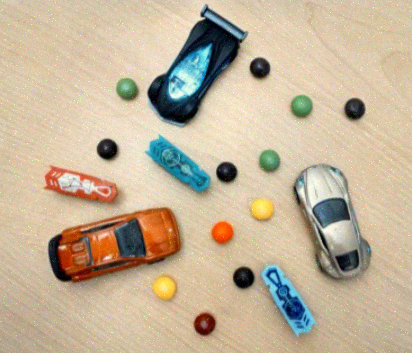
//> input picture data/jouets2.png, 412 x 353 px
$ ./ex-2-2   (built with g++ and OpenCV 4)
//> lines starting //> are read from the running program, lines starting //| are printed output that depends on the picture; after the words box and inside, x2 and y2 are one past the last pixel; in counts of white or black regions, pixels touching at a corner belong together
/**************************************
 ** OPENCV - EXERCICE 2.2 :          **
 ** D�limitation d'objets avec Canny **
 ** et recherche de contours         **
 **************************************/

#include <opencv2/opencv.hpp>
#include <opencv2/imgcodecs/imgcodecs.hpp>
#include <iostream>

using namespace cv;

int main(void)
{
  std::cout << "Exercice 2-2..." << std::endl;

  Mat m1, m2, m3, m4, m5, m6, m7;

  // Charge l'image
  m1 = imread("data/jouets2.png");
//> m1 is the input picture: 353 rows x 412 cols, CV_8UC3; mean B, G, R 153.7, 179.2, 195.6
  CV_Assert(m1.data != nullptr);
  const char * name_win = "Sc�ne";
  cv::namedWindow(name_win); cv::moveWindow(name_win, 50, 50); cv::imshow(name_win, m1);


  // A FAIRE : filtrer l'image pour diminuer le bruit
  medianBlur(m1, m2, 5);
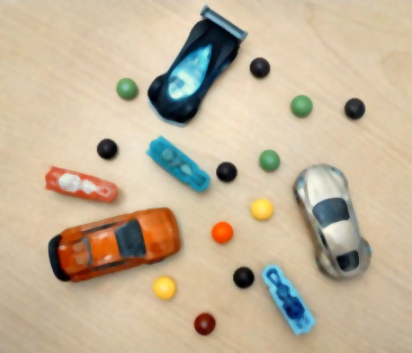
//> m2: 353 rows x 412 cols, CV_8UC3; mean B, G, R 153.4, 179, 195.5
  name_win = "Filtrage";
  cv::namedWindow(name_win); cv::moveWindow(name_win, 500, 50); cv::imshow(name_win, m2);

  // A FAIRE : op�rateur de Canny
  Canny(m2, m3, 50, 150);
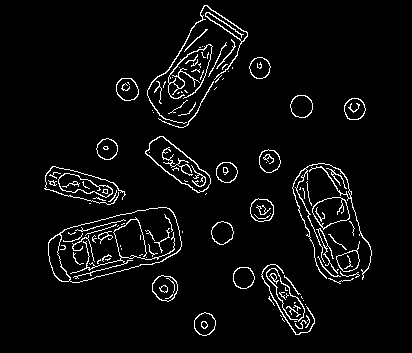
//> m3: 353 rows x 412 cols, CV_8UC1; 4.5% white in thin lines or dots, all inside (x1, y1, x2, y2) = (44, 5, 372, 336)
  name_win = "Canny";
  cv::namedWindow(name_win); cv::moveWindow(name_win, 950, 50); cv::imshow(name_win, m3);

  // A FAIRE : fermeture (utiliser un op�rateur morphologique)
  Mat kernel = getStructuringElement(MORPH_RECT, Size(3, 3));
  morphologyEx(m3, m4, MORPH_CLOSE, kernel);
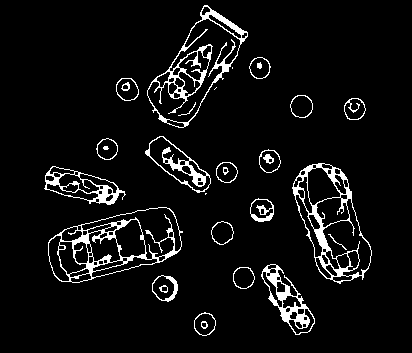
//> m4: 353 rows x 412 cols, CV_8UC1; 6.3% white; 30 white regions (4 under 20 px)
  name_win = "Fermeture";
  cv::namedWindow(name_win); cv::moveWindow(name_win, 1450, 50); cv::imshow(name_win, m4);

  // A FAIRE : recherche de contours
  std::vector<std::vector<Point> > contours;

  // Affichage des contours
  m7 = imread("data/jouets2.png");
  cv::findContours(m4, contours, CV_RETR_EXTERNAL, CV_CHAIN_APPROX_SIMPLE);
//> contours = 21 contours, 3 with area under 20; largest, box (x1, y1, x2, y2) and area: (48, 207, 183, 283) 6806, (292, 163, 372, 284) 5938, (147, 5, 248, 128) 5745, (44, 166, 126, 205) 1736, (145, 136, 211, 193) 1647
  cv::drawContours(m7, contours, -1, Scalar(0,255,0), 2);
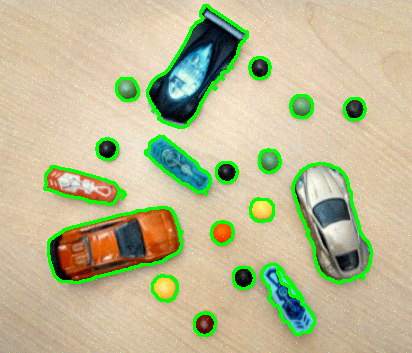
//> m7: 353 rows x 412 cols, CV_8UC3; 5.86% of pixels changed, all inside (x1, y1, x2, y2) = (43, 4, 373, 337)
  name_win = "Contours";
  cv::namedWindow(name_win); cv::moveWindow(name_win, 50, 500); cv::imshow(name_win, m7);

  // D�tection des billes
  m6 = m1 / 2; // En fond : l'image originale, moins lumineuse
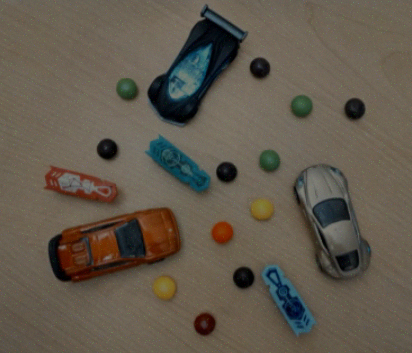
//> m6: 353 rows x 412 cols, CV_8UC3; mean B, G, R 76.8, 89.6, 97.8
  for(const auto &contour: contours)
  {
    // A FAIRE : parmi les contours, d�tecter les billes
    // (largeur et hauteur comprise entre 20 et 30 pixels)
    // Pour chaque bille, dessiner sa localisation (rectangle)
    // sur l'image m6.
    Rect rect = boundingRect(contour);

    if (rect.height >= 20 and rect.height <= 30 and rect.width >= 20 and rect.width <= 30)
    {
      rectangle(m6, rect, Scalar(0, 255, 0), 2);
    }
  }
//> this loop made 21 passes
//> rect on passes 1, 2, 3, 4, 5, 6, 7, 9, 10, 11, 12, 13: Rect(194, 312, 22, 24), Rect(152, 275, 26, 27), Rect(233, 267, 22, 22), Rect(261, 264, 54, 71), Rect(211, 221, 23, 24), Rect(48, 207, 135, 76), Rect(250, 198, 24, 24), Rect(44, 166, 82, 39), Rect(292, 163, 80, 121), Rect(216, 162, 22, 21), Rect(259, 149, 22, 24), Rect(96, 138, 22, 22)
//> (contour, rect) on passes 8, 17, 19: (3 Points (x, y): [205, 193], [205, 194], [206, 193], Rect(205, 193, 2, 2)), (2 Points (x, y): [216, 87], [214, 89], Rect(214, 87, 3, 3)), (2 Points (x, y): [232, 67], [232, 68], Rect(232, 67, 1, 2))
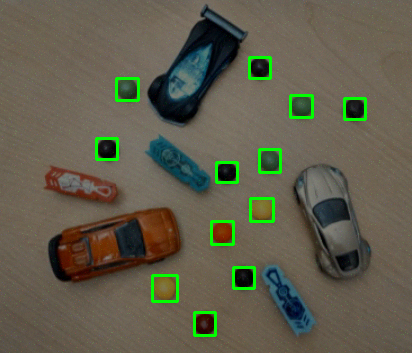
//> m6: 353 rows x 412 cols, CV_8UC3; 2.14% of pixels changed, all inside (x1, y1, x2, y2) = (95, 56, 367, 337)
  name_win = "Billes";
  cv::namedWindow(name_win); cv::moveWindow(name_win, 500, 500); cv::imshow(name_win, m6);

  std::cout << "Appuyer sur une touche pour terminer..." << std::endl;
  cv::waitKey(0);
  std::cout << "Fin.\n";

  return 0;
}
